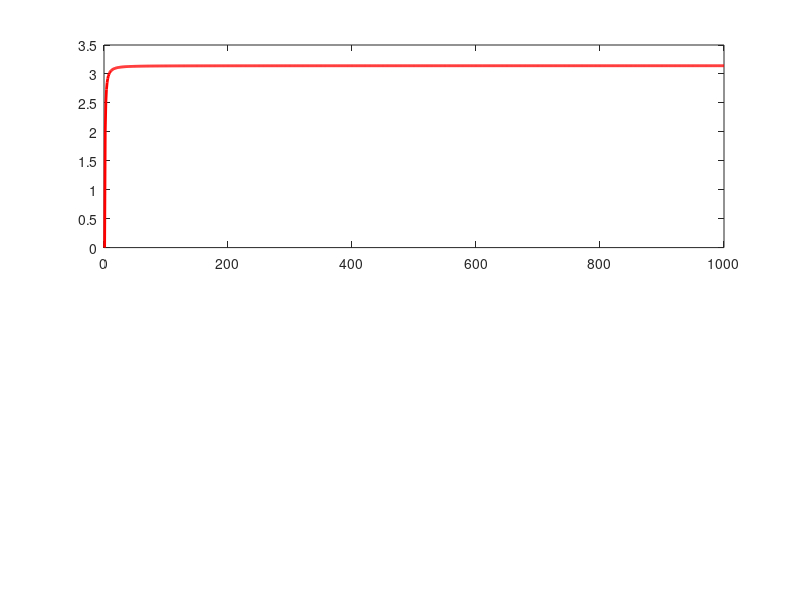

This figure's MATLAB source: (Note: this script raises an error after producing the figure.)
close all; clear;

% Define the true value of Pi for comparison
true_pi = pi;

% Define the maximum number of intervals for the trapezoidal rule
max_n = 1000; % You can adjust this value for more steps
n_values = 1:max_n; % Array of step sizes
pi_estimates = zeros(1, max_n); % Array to store estimated values of Pi

% Loop over different numbers of intervals
for n = n_values
    x = linspace(-1, 1, n+1); % Create x values from -1 to 1
    y = sqrt(1 - x.^2); % Compute the upper half of the unit circle

    % Compute the area using the trapezoidal rule
    area_upper_half = trapz(x, y); % Area of the upper half of the circle
    area_circle = area_upper_half * 2; % Total area of the circle

    % Store the estimate of Pi
    pi_estimates(n) = area_circle; 
end

% Calculate the error for each estimate
errors = abs(pi_estimates - true_pi);

% Plotting the estimated Pi values and errors
figure;

% Plot the estimates of Pi
subplot(2, 1, 1); % Create a subplot for the estimates
plot(n_values, pi_estimates, 'r-', 'LineWidth', 2);
hold on;
yline(true_pi, 'b--', 'LineWidth', 1.5); % True value of Pi for reference
xlabel('Number of Intervals (n)');
ylabel('Estimated Value of Pi');
title('Estimation of Pi Using Trapezoidal Integration');
legend('Estimated Pi', '\pi');
grid on;

% Plot the error
subplot(2, 1, 2); % Create a subplot for the errors
semilogy(n_values, errors, 'g-', 'LineWidth', 2); % Use semilogy for better visibility
xlabel('Number of Intervals (n)');
ylabel('Absolute Error');
title('Error in Pi Estimation');
grid on;

% Display the final estimated value of Pi and its error
fprintf('Final estimated value of Pi: %.10f\n', pi_estimates(end));
fprintf('Final absolute error: %.10f\n', errors(end));
